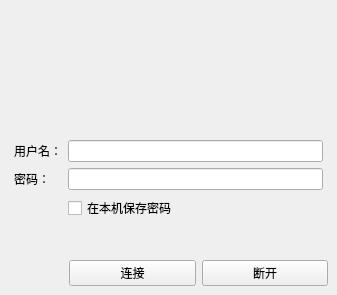
<?xml version="1.0" encoding="UTF-8"?>
<ui version="4.0">
 <class>MainWindow</class>
 <widget class="QMainWindow" name="MainWindow">
  <property name="geometry">
   <rect>
    <x>0</x>
    <y>0</y>
    <width>337</width>
    <height>295</height>
   </rect>
  </property>
  <property name="sizePolicy">
   <sizepolicy hsizetype="Fixed" vsizetype="Fixed">
    <horstretch>0</horstretch>
    <verstretch>0</verstretch>
   </sizepolicy>
  </property>
  <property name="windowTitle">
   <string>ADSL拨号客户端</string>
  </property>
  <property name="windowIcon">
   <iconset resource="res.qrc">
    <normaloff>:/client.ico</normaloff>:/client.ico</iconset>
  </property>
  <widget class="QWidget" name="centralwidget">
   <layout class="QVBoxLayout" name="verticalLayout">
    <item>
     <layout class="QHBoxLayout" name="horizontalLayout_2">
      <item>
       <widget class="QLabel" name="label_3">
        <property name="text">
         <string/>
        </property>
        <property name="pixmap">
         <pixmap resource="res.qrc">:/net.png</pixmap>
        </property>
       </widget>
      </item>
     </layout>
    </item>
    <item>
     <layout class="QFormLayout" name="formLayout">
      <property name="margin">
       <number>5</number>
      </property>
      <item row="0" column="0">
       <widget class="QLabel" name="label">
        <property name="text">
         <string>用户名：</string>
        </property>
       </widget>
      </item>
      <item row="0" column="1">
       <widget class="QLineEdit" name="username"/>
      </item>
      <item row="1" column="0">
       <widget class="QLabel" name="label_2">
        <property name="text">
         <string>密码：</string>
        </property>
       </widget>
      </item>
      <item row="1" column="1">
       <widget class="QLineEdit" name="password"/>
      </item>
      <item row="2" column="1">
       <widget class="QCheckBox" name="savepass">
        <property name="text">
         <string>在本机保存密码</string>
        </property>
       </widget>
      </item>
     </layout>
    </item>
    <item>
     <layout class="QHBoxLayout" name="horizontalLayout_3">
      <item>
       <spacer name="horizontalSpacer">
        <property name="orientation">
         <enum>Qt::Horizontal</enum>
        </property>
        <property name="sizeType">
         <enum>QSizePolicy::Preferred</enum>
        </property>
        <property name="sizeHint" stdset="0">
         <size>
          <width>60</width>
          <height>20</height>
         </size>
        </property>
       </spacer>
      </item>
      <item>
       <widget class="QPushButton" name="connect">
        <property name="text">
         <string>连接</string>
        </property>
       </widget>
      </item>
      <item>
       <widget class="QPushButton" name="disconnect">
        <property name="text">
         <string>断开</string>
        </property>
       </widget>
      </item>
     </layout>
    </item>
   </layout>
  </widget>
 </widget>
 <resources>
  <include location="res.qrc"/>
 </resources>
 <connections/>
</ui>
